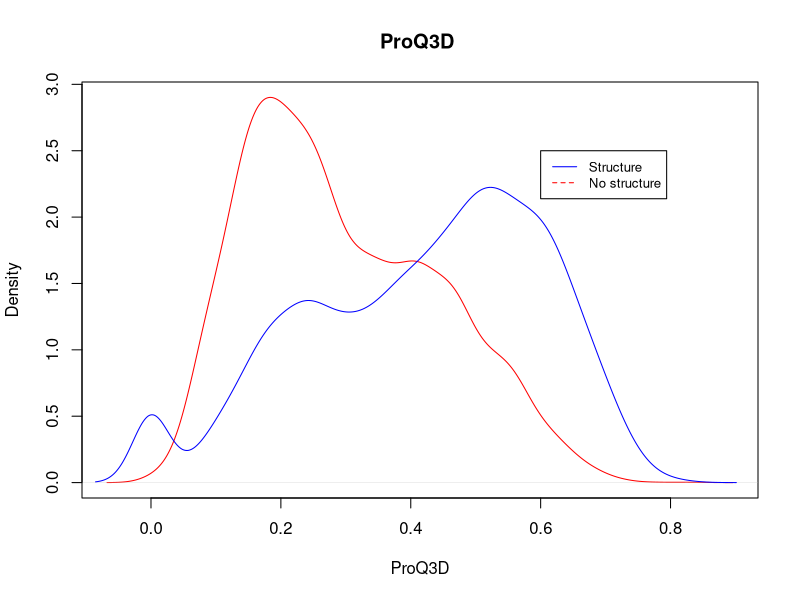
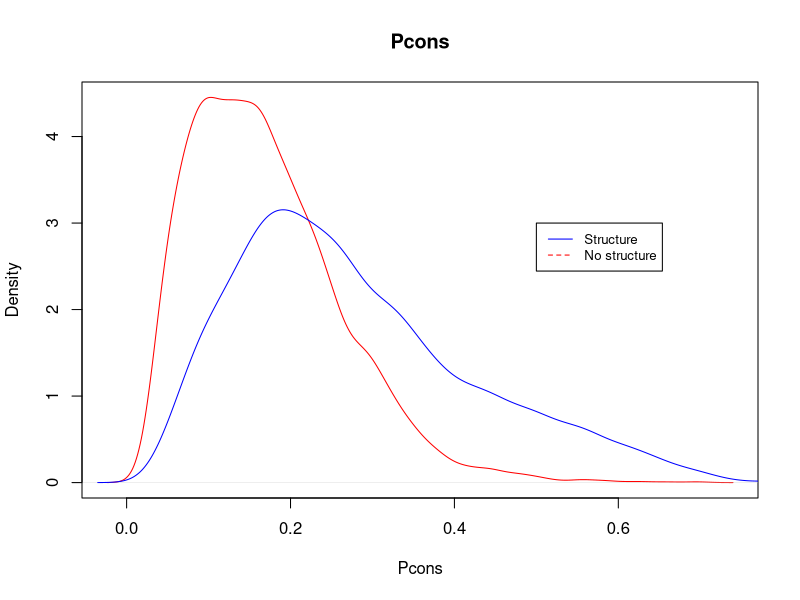
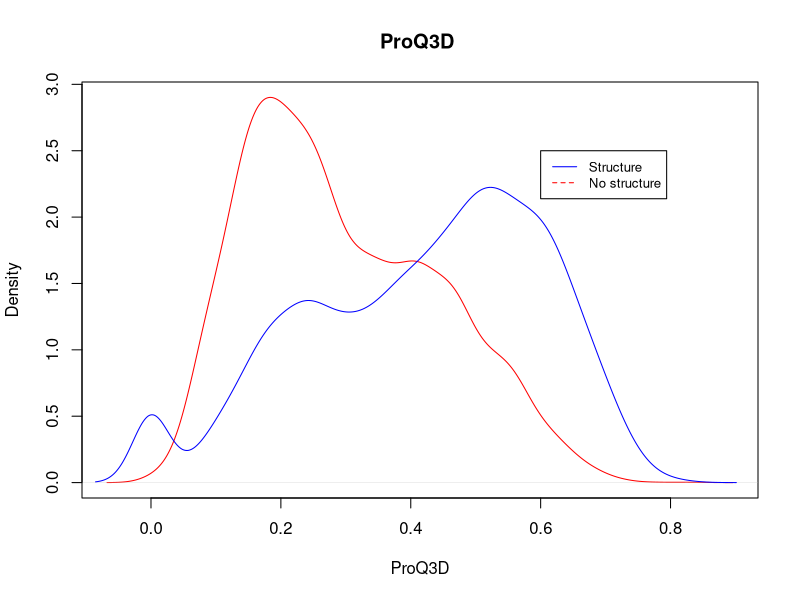
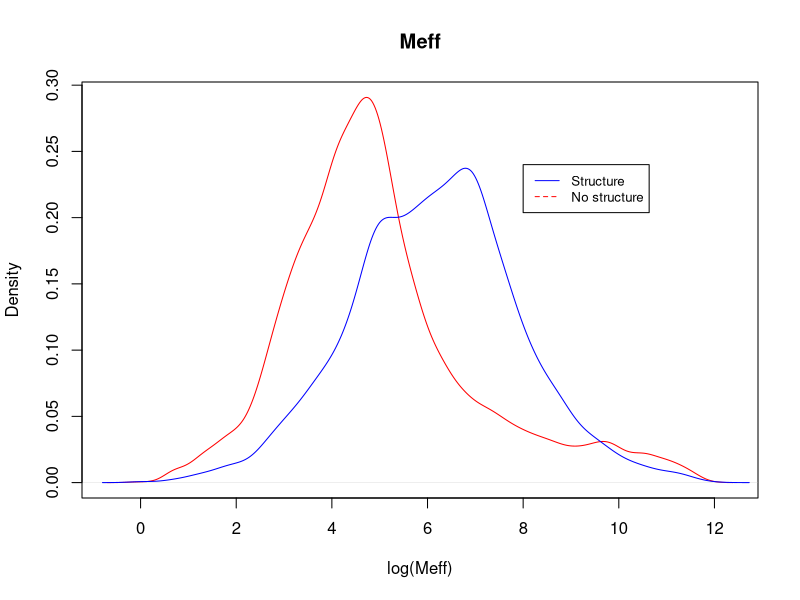
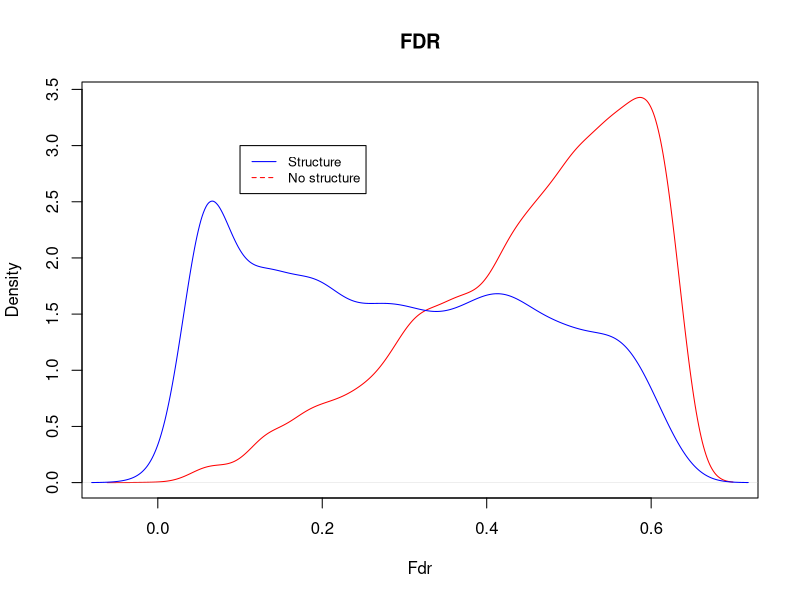
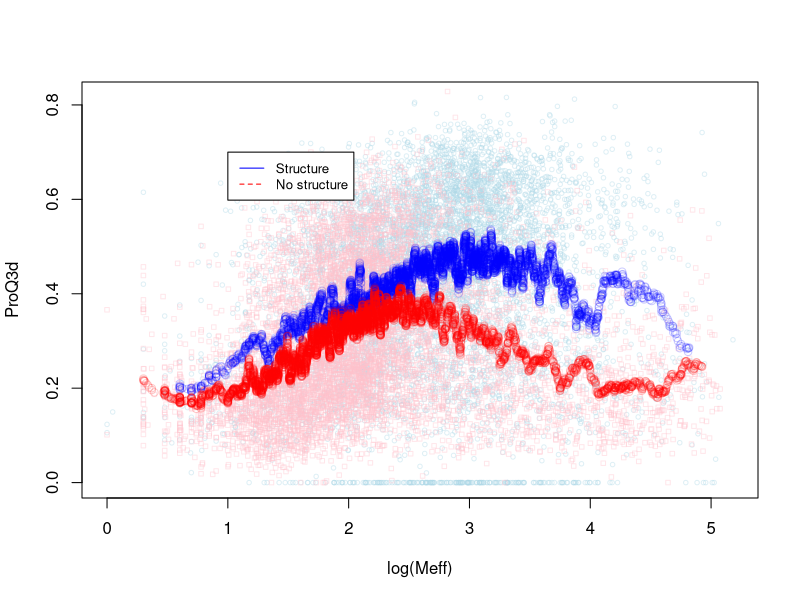
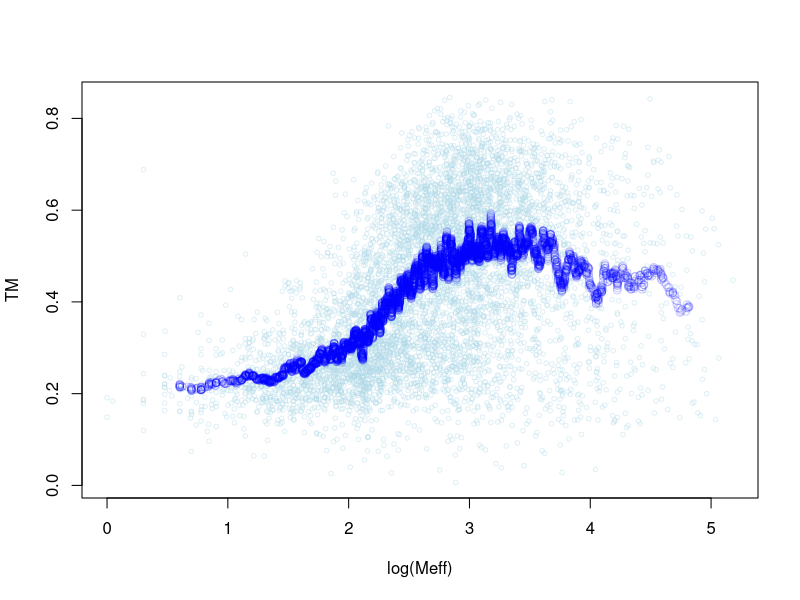
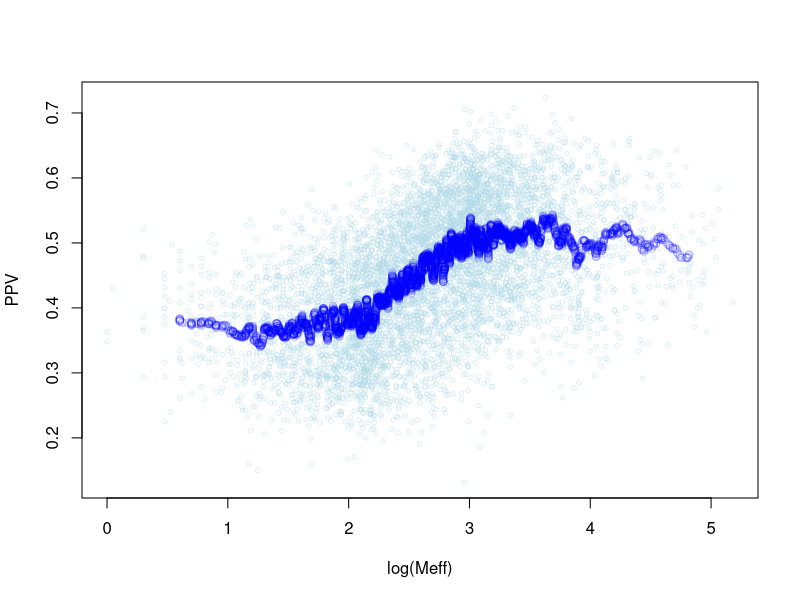

Source code (R) for these figures, in order:

data<-read.csv("../stats.txt",header = TRUE, sep = ",")
structure=na.omit(data)
#nostruct=data[apply(is.na(data$TM), 1, any),]
nostruct=data[which(is.na(data$tm) &! is.na(data$fdr)),]
nostruct$logMeff=log(nostruct$Meff)
structure$logMeff=log(structure$Meff)

structPcons<-density(structure$pcons)
nostructPcons<-density(nostruct$pcons)
structProQ<-density(structure$proq3)
nostructProQ<-density(nostruct$proq3)
structMeff<-density(structure$Meff)
nostructMeff<-density(nostruct$Meff)
structlogMeff<-density(structure$logMeff)
nostructlogMeff<-density(nostruct$logMeff)
structFDR<-density(structure$fdr)
nostructFDR<-density(nostruct$fdr)

postscript("density_pcons.eps", width=8,height=8,paper="special",horizontal=F,onefile=F,colormodel="rgb")
plot(nostructPcons,main="Pcons", xlab="Pcons", ylab="Density",col="red")
lines(structPcons,col="blue")
legend(0.5,3, legend=c("Structure", "No structure"), col=c("blue", "red"), lty=1:2, cex=0.8)
dev.off()

postscript("density_proq.eps", width=8,height=8,paper="special",horizontal=F,onefile=F,colormodel="rgb")
plot(nostructProQ,main="ProQ3D ", xlab="ProQ3D", ylab="Density",col="red")
lines(structProQ,col="blue")
legend(0.6,2.5, legend=c("Structure", "No structure"), col=c("blue", "red"), lty=1:2, cex=0.8)
dev.off()

postscript("density_meff.eps", width=8,height=8,paper="special",horizontal=F,onefile=F,colormodel="rgb")
plot(nostructlogMeff,main="Meff", xlab="log(Meff)", ylab="Density",col="red")
lines(structlogMeff,col="blue")
legend(8,0.24, legend=c("Structure", "No structure"), col=c("blue", "red"), lty=1:2, cex=0.8)
dev.off()

postscript("density_fdr.eps", width=8,height=8,paper="special",horizontal=F,onefile=F,colormodel="rgb")
plot(nostructFDR,main="FDR", xlab="Fdr", ylab="Density",col="red")
lines(structFDR,col="blue")
legend(0.1,3, legend=c("Structure", "No structure"), col=c("blue", "red"), lty=1:2, cex=0.8)
dev.off()


ma <- function(x,n=50){filter(x,rep(1/n,n), sides=2)}

library(scales)



#postscript("figures/meff-pcons.eps", width=8,height=8,paper="special",horizontal=F,onefile=F,colormodel="rgb")
plot(nostructProQ,main="ProQ3D ", xlab="ProQ3D", ylab="Density",col="red")
lines(structProQ,col="blue")
legend(0.6,2.5, legend=c("Structure", "No structure"), col=c("blue", "red"), lty=1:2, cex=0.8)
legend(1,0.7, legend=c("Structure", "No structure"), col=c("blue", "red"), lty=1:2, cex=0.8)
dev.off()



#postscript("figures/meff-pcons.eps", width=8,height=8,paper="special",horizontal=F,onefile=F,colormodel="rgb")
cairo_ps(file = "figures/meff-proq3d.eps", onefile = FALSE, fallback_resolution = 600)
plot(log10(structure$Meff),structure$proq,,cex=0.6,col = alpha("lightblue", 0.4),xlab="log(Meff)",ylab="ProQ3d")
points(log10(nostruct$Meff),nostruct$proq,cex=0.6,pch=0,col = alpha("pink", 0.4))
points(log10(structure$Meff[order(structure$Meff)]),ma(structure$proq[order(structure$Meff)]), col=alpha("blue",0.2))
points(log10(nostruct$Meff[order(nostruct$Meff)]),ma(nostruct$proq[order(nostruct$Meff)]), col=alpha("red",0.2))
legend(1,0.7, legend=c("Structure", "No structure"), col=c("blue", "red"), lty=1:2, cex=0.8)
dev.off()

#postscript("figures/meff-pcons.eps", width=8,height=8,paper="special",horizontal=F,onefile=F,colormodel="rgb")
cairo_ps(file = "figures/meff-TM.eps", onefile = FALSE, fallback_resolution = 600)
plot(log10(structure$Meff),structure$tm,,cex=0.6,col = alpha("lightblue", 0.4),xlab="log(Meff)",ylab="TM")
points(log10(structure$Meff[order(structure$Meff)]),ma(structure$tm[order(structure$Meff)]), col=alpha("blue",0.2))
dev.off()


#postscript("figures/meff-pcons.eps", width=8,height=8,paper="special",horizontal=F,onefile=F,colormodel="rgb")
cairo_ps(file = "figures/meff-PPV.eps", onefile = FALSE, fallback_resolution = 600)
plot(log10(structure$Meff),structure$ppv,,cex=0.6,col = alpha("lightblue", 0.4),xlab="log(Meff)",ylab="PPV")
points(log10(structure$Meff[order(structure$Meff)]),ma(structure$ppv[order(structure$Meff)]), col=alpha("blue",0.2))
dev.off()

